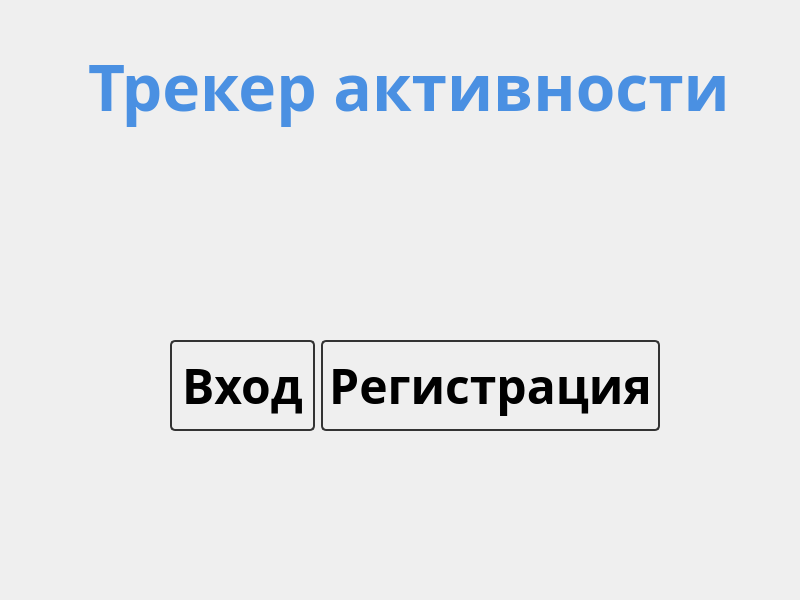
<?xml version="1.0" encoding="UTF-8"?>
<ui version="4.0">
 <class>MainWindow</class>
 <widget class="QMainWindow" name="MainWindow">
  <property name="geometry">
   <rect>
    <x>0</x>
    <y>0</y>
    <width>800</width>
    <height>600</height>
   </rect>
  </property>
  <property name="cursor">
   <cursorShape>ArrowCursor</cursorShape>
  </property>
  <property name="windowTitle">
   <string>Activity tracker</string>
  </property>
  <widget class="QWidget" name="centralwidget">
   <property name="styleSheet">
    <string notr="true">background: qlineargradient(
    x1: 0, y1: 0, x2: 1, y2: 1, 
    stop: 0 #A8D8FF, stop: 1 #F0E1FF
);
font-family: &quot;Noto Sans&quot;;</string>
   </property>
   <widget class="QLabel" name="title">
    <property name="geometry">
     <rect>
      <x>60</x>
      <y>20</y>
      <width>681</width>
      <height>131</height>
     </rect>
    </property>
    <property name="font">
     <font>
      <family>Noto Sans</family>
      <pointsize>48</pointsize>
      <italic>false</italic>
      <bold>true</bold>
     </font>
    </property>
    <property name="styleSheet">
     <string notr="true">QLabel {
    color: #4A90E2;           /* Цвет текста — красивый синий */
/* Градиент от белого к светло-голубому */
    padding: 10px;            /* Отступы для текста */
    border-radius: 5px;       /* Скругленные углы */
    box-shadow: 2px 2px 10px rgba(0, 0, 0, 0.1);  /* Тень для заголовка */
}

QLabel:hover {
    color: #1A73E8;  /* Изменение цвета текста при наведении */
}

QLabel:focus {
    border: 2px solid #4A90E2;  /* Подсветка синей рамкой при фокусе */
}
</string>
    </property>
    <property name="text">
     <string>Трекер активности</string>
    </property>
   </widget>
   <widget class="QWidget" name="">
    <property name="geometry">
     <rect>
      <x>170</x>
      <y>340</y>
      <width>490</width>
      <height>91</height>
     </rect>
    </property>
    <layout class="QHBoxLayout" name="auth_layout">
     <item>
      <widget class="QPushButton" name="login_button">
       <property name="font">
        <font>
         <family>Noto Sans</family>
         <pointsize>36</pointsize>
         <bold>true</bold>
        </font>
       </property>
       <property name="styleSheet">
        <string notr="true">QPushButton {
    color: #000000;             /* Белый текст */
    border: 2px solid #333333;  /* Тонкая граница тёмного цвета */
    padding: 10px;              /* Отступы для удобства */
    border-radius: 5px;         /* Скругленные углы */
}

QPushButton:hover {
    background-color: #444444;  /* Светло-чёрный фон при наведении */
}

QPushButton:pressed {
    background-color: #222222;  /* Очень тёмный фон при нажатии */
}
</string>
       </property>
       <property name="text">
        <string>Вход</string>
       </property>
      </widget>
     </item>
     <item>
      <widget class="QPushButton" name="reg_button">
       <property name="font">
        <font>
         <family>Noto Sans</family>
         <pointsize>36</pointsize>
         <bold>true</bold>
        </font>
       </property>
       <property name="autoFillBackground">
        <bool>false</bool>
       </property>
       <property name="styleSheet">
        <string notr="true">QPushButton {
    color: #000000;             /* Белый текст */
    border: 2px solid #333333;  /* Тонкая граница тёмного цвета */
    padding: 10px;              /* Отступы для удобства */
    border-radius: 5px;         /* Скругленные углы */
}

QPushButton:hover {
    background-color: #444444;  /* Светло-чёрный фон при наведении */
}

QPushButton:pressed {
    background-color: #222222;  /* Очень тёмный фон при нажатии */
}
</string>
       </property>
       <property name="text">
        <string>Регистрация</string>
       </property>
      </widget>
     </item>
    </layout>
   </widget>
  </widget>
 </widget>
 <resources/>
 <connections/>
</ui>
